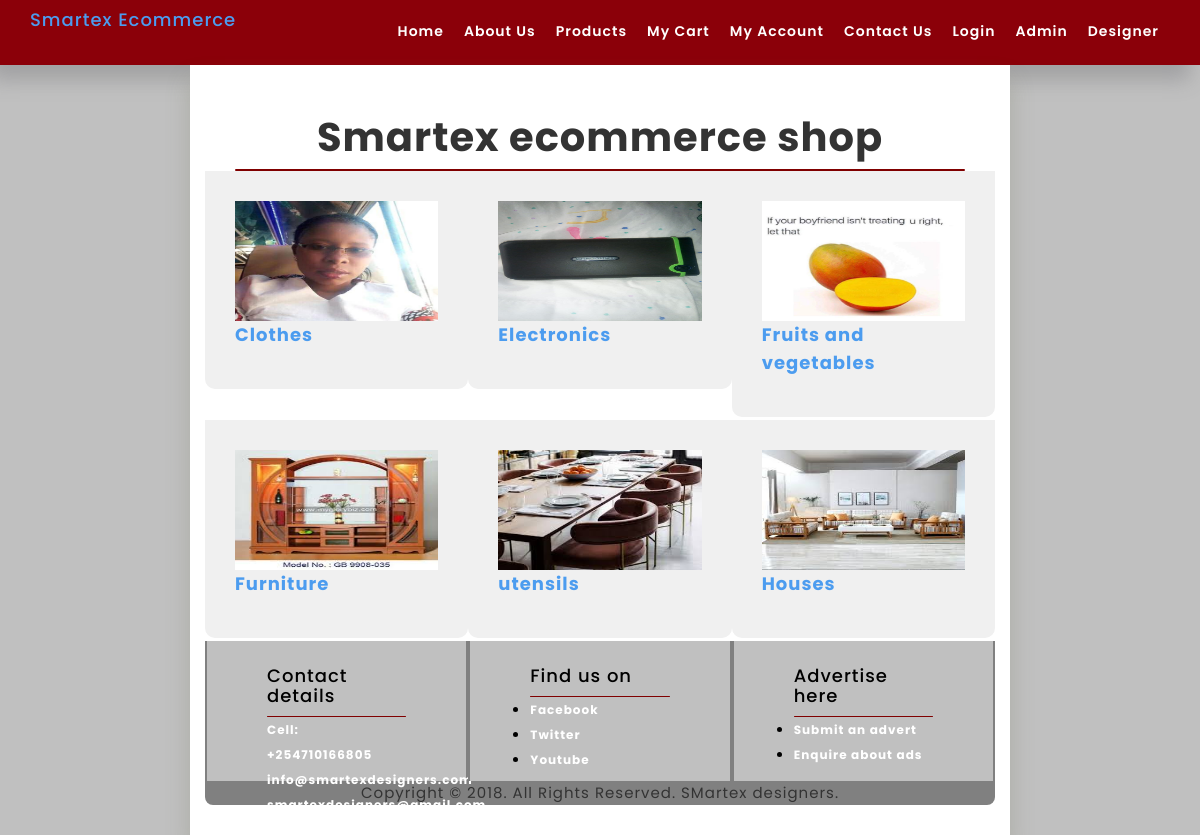
The page / on the database its author committed.
### tables this page shows
CREATE TABLE `categories` (
  `id` int(100) NOT NULL,
  `name` varchar(100) NOT NULL,
  `image` varchar(100) NOT NULL
);

### index.php (the view, shortened to what this page needs)
 <?php include ("header.php"); ?>
   <?php include ("database/db3.php"); ?>
  <body>
   <div class="row">
 <div class="col-sm-2"> </div>
     <div class="col-sm-8 body-content">
<div class="col-sm-12">
<h1 class="text-center large">Smartex ecommerce shop </h1><div class="rangi"></div>
</div>
 <div class="row">
<?php
 $result = mysqli_query($con,"SELECT * FROM categories");
 while($row = mysqli_fetch_array($result)) {?>
 <a href="items.php?id=<?php echo $row['id'];?>&category=<?php echo $row['name'];?>">
  <div class="col-sm-4 body-content1">
<img src="files/<?php echo $row['image'];?>" style="height: 120px; max-width: 100%; min-width: 80%;"> <br>
<p style="font-size: 18px; font-weight: bold;"><?php echo $row['name'];?></p>
</div> </a>
<br>
  <?php } mysqli_close($con); ?>
</div>
<?php include ("footer.php"); ?>
        </div>
   </div>
<div class="col-sm-2"></div>
</body>
</html>

### header.php (shortened to what this page needs)
<!DOCTYPE html>
<html lang="en">
  <head>
    <link rel="stylesheet" type="text/css" href="css/plugin.css">
    <link rel="stylesheet" type="text/css" href="css/style.css">
    <link rel="stylesheet" type="text/css" href="css/bootstrap.css">
  </head>
 <header id="home" class="home-section">
      <div class="container">
     <div class="header-top-area">
      <div class="container">
          <div class="row">
              <div class="col-sm-3 hidden-xs">
                  <div >
                   <a href="index.php"><h4>Smartex Ecommerce</h4></a>
                  </div>
              </div>
              <div class="col-sm-9">
                  <div class="navigation-menu">
                      <div class="navbar">
                          <div class="navbar-collapse collapse">
                              <ul class="nav navbar-nav navbar-right">
                                  <li class="active"><a class="smoth-scroll" href="index.php">Home <div class="ripple-wrapper"></div></a></li>
                                   <li><a class="smoth-scroll" href="about.php">About Us</a>
                                  <li class="active"><a class="smoth-scroll" href="products.php">Products <div class="ripple-wrapper"></div></a></li>
                                  <li><a class="smoth-scroll" href="cart.php?cart=<?php echo $_SESSION['cart_number'];?>">My Cart</a>
                                  </li>
                                  </li>
                                  <li><a href="account.php">My Account</a></li>
                                  <li><a href="contacts.php"> Contact Us</a></li>
                                  <li>
                  								<?php
                      								if ($_SESSION['user_email']) {
                                        echo '<a onclick="return checkLogout()" class="smoth-scroll" href="logout.php">Logout</a>';
                                      }else{
                                        echo '<a class="smoth-scroll" href="login.php">Login </a>';
                                      }
                      								?>
                                  </li>
                                  <li ><a href="admin/index.php">Admin</a></li>
                                  <li ><a href="designer/index.php">Designer </a></li>
                              </ul>
                          </div>
                      </div>
                  </div>
              </div>
          </div>
      </div>
  </div></div>
</header>

### footer.php (shortened to what this page needs)
<div class="row">
 <div class="col-sm-4 wellk">
<h4>Contact details</h4><div class="rangi1"></div>
	<a class="ahref">Cell: +254710166805 </a>
<a class="ahref" href="mailto:info@smartexdesigners.com"> info@smartexdesigners.com</a>
	<a class="ahref" href="mailto:smartexdesigners.com"> smartexdesigners@gmail.com</a>
</div>
 <div class="col-sm-4 wellk">
 <h4>Find us on</h4><div class="rangi1"></div>
<ul>
	<li><a class="ahref" href=""> Facebook</a></li>
	<li><a class="ahref" href=""> Twitter</a></li>
	<li><a class="ahref" href=""> Youtube</a></li>
</ul>
 </div>
<div class="col-sm-4 wellk">
<h4>Advertise here</h4><div class="rangi1"></div>
<ul>
	<li><a class="ahref" href=""> Submit an advert</a></li>
	<li><a class="ahref" href=""> Enquire about ads</a></li>
</ul>
</div>
  </div>
<div class="row text-center wellf">
	Copyright &copy; 2018. All Rights Reserved. SMartex designers.

### css/style.css (style rules this page uses)
body { font-size: 12px; font-weight: 400; line-height: 24px; letter-spacing: 1px; height: 100%; font-family: 'Poppins', sans-serif; background-color: silver; }
html, body { height: 100% }
h1, h2, h3, h4, h5, h6 { font-family: 'Poppins', sans-serif; }
a { text-decoration: none; }
img { width: 100%; }
a { color: #4c9cef; }
p { line-height: 28px; }
ul, li { margin: 0; padding: 0; }
.home-section { background: #8b0009; padding-top: 65px; color: #fff; box-shadow: -10px 15px 19px 0px rgba(90, 91, 95, 0.3); }
.header-top-area { position: fixed; left: 0; top: 0; width: 100%; z-index: 9999; -webkit-transition: all 0.4s ease-out; transition: all 0.4s ease-out; }
.navigation-menu .navbar-nav li a { color: #fff; font-size: 14px; letter-spacing: 1px; padding: 20px 10px; -webkit-transition: .3s; transition: .3s; min-width: 60px; font-weight: 600; }
.navbar { margin: 0; }
.body-content { background-color: #fff; padding: 30px; font-size: 15px; box-shadow: 0px 16px 22px 0px rgba(120, 121, 95, 0.3); }
.body-content1 { background-color: #f0f0f0; padding: 30px; font-size: 15px; border-radius: 0px 0px 10px 10px; margin-bottom: 3px; }
.wellk { background-color: silver; color: black; height: 140px; border-right: solid grey 2px; border-left: solid grey 2px; padding: 15px 60px 15px 60px; }
.rangi { background-color: maroon; height: 2px; border-radius: 5px; }
.rangi1 { background-color: maroon; height: 1px; border-radius: 5px; }
.wellf { background-color: grey; border-radius: 0px 0px 8px 8px; }
.ahref { color: #fff; font-size: 12px; font-weight: bold; }
.large { font-size: 40px; font-weight: bold; }

### rows shown on the page
categories: image (picture), name "Clothes"
categories: image (picture), name "Electronics"
categories: image (picture), name "Fruits and vegetables"
categories: image (picture), name "Furniture"
categories: image (picture), name "utensils"
categories: image (picture), name "Houses"
